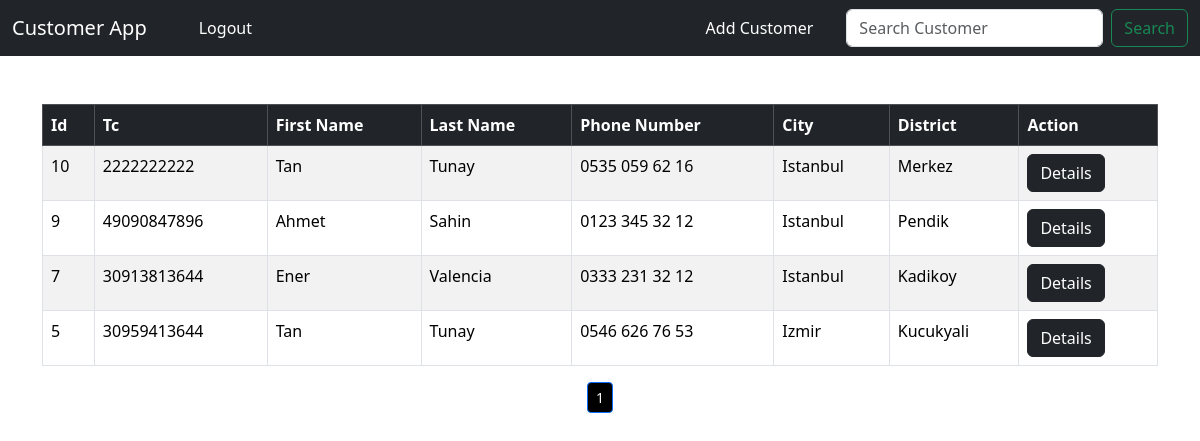
The app's page / (signed in), older data.
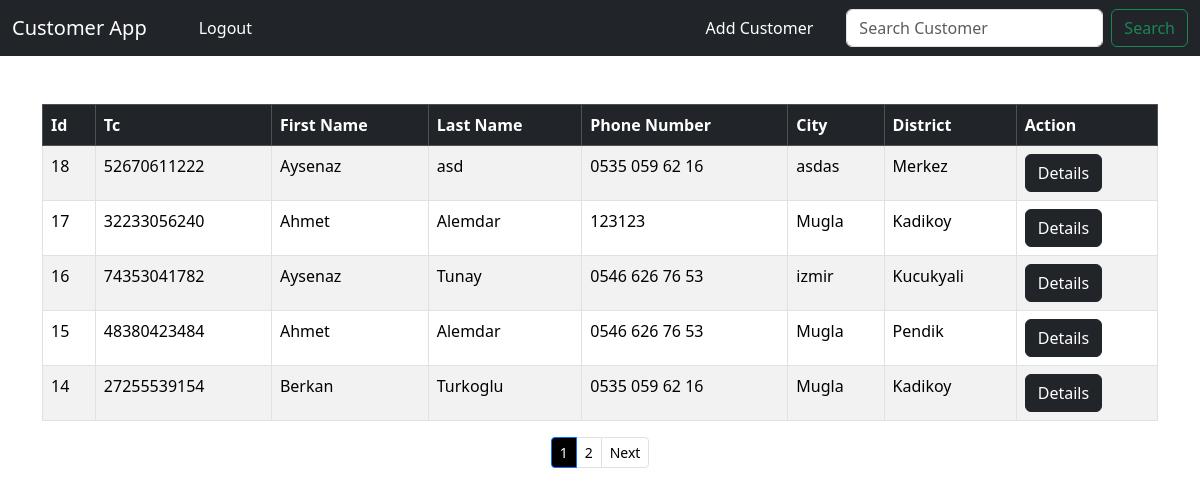
The same page, newer data.
### crm/models.py (models this page shows, shortened)
class Customer(models.Model):
    created_at = models.DateTimeField(auto_now_add=True)
    tc_no = models.IntegerField(editable=True, validators=[
        RegexValidator(r'^[1-9]{1}[0-9]{9}[02468]{1}$', message="Invalid Tc No ", code="invalid_number")], unique=True)
    first_name = models.CharField(max_length=50, editable=True)
    last_name =  models.CharField(max_length=50, editable=True)
    phone = models.CharField(max_length=15, editable=True)
    city =  models.CharField(max_length=50, editable=True)
    district =  models.CharField(max_length=50, editable=True)

### crm/views.py (the view)
# urls.py: path("", views.home, name="home"),
def home(request):
    if request.method == 'POST':
        username = request.POST['username']
        password = request.POST['password']
        user = authenticate(request, username=username, password=password)
        if user is not None:
            login(request, user)
            messages.success(request, "You have been logged in!")
            return redirect('home')
        else :
            messages.error(request, "There was an error! Please check your password or username!")
            return redirect('home')
    else :
        p = Paginator(Customer.objects.all().order_by('-created_at'), 5)
        page = request.GET.get('page')
        customers = p.get_page(page)
        return render(request, 'home.html', {'customers' : customers})

### crm/templates/home.html (shortened to what this page needs)
{% extends 'base.html' %}
{% block content %}
    {% if user.is_authenticated %}
        <table class="table table-striped table-hover table-bordered">
          <thead class="table-dark" >
            <tr >
              <th scope="col">Id</th>
              <th scope="col">Tc</th>
              <th scope="col">First Name</th>
              <th scope="col">Last Name</th>
              <th scope="col">Phone Number</th>
              <th scope="col">City</th>
              <th scope="col">District</th>
              <th scope="col">Action</th>
            </tr>
          </thead>
          <tbody>
              {% if customers %}
                {% for customer in customers %}
                    <tr>
                      <td>{{ customer.id }}</td>
                      <td>{{ customer.tc_no }}</td>
                      <td>{{ customer.first_name }}</td>
                      <td>{{ customer.last_name }}</td>
                      <td>{{ customer.phone }}</td>
                      <td>{{ customer.city }}</td>
                      <td>{{ customer.district }}</td>
                      <td><a href="{% url 'customer' customer.id %}" class="btn btn-dark">Details</a></td>
                    </tr>
                {% endfor %}
              {% endif %}
          </tbody>
        </table>
          <nav aria-label="Page navigation example">
            <ul class="pagination justify-content-center pagination-sm">
                <li class="page-item active">
                  <span class="page-link" style="color: white; background-color: black;">
                    {{ customers.number }}
                  </span>
                </li>
              {% if customers.has_next %}
              <li class="page-item"><a class="page-link" style="color: black;" href="?page={{ customers.next_page_number }}">{{ customers.next_page_number }}</a></li>
              <li class="page-item"><a class="page-link" style="color: black;" href="?page={{ customers.next_page_number }}">Next</a></li>
              {% endif %}
            </ul>
          </nav>
    {% endif %}
{% endblock content %}

### crm/templates/base.html (shortened to what this page needs)
<!doctype html>
<html lang="en">
  <head>
    <link href="https://cdn.jsdelivr.net/npm/bootstrap@5.3.1/dist/css/bootstrap.min.css" rel="stylesheet">
  </head>
  <body>
    {% include 'navbar.html' %}
    <div class="container">
      <div class="col-md-6 offset-md-3">
      <br/>
      </div>
      <br>
      {% block content %}
      {% endblock content %}
    </div>
  </body>
</html>

### crm/templates/navbar.html (shortened to what this page needs)
<nav class="navbar navbar-expand-lg navbar-dark bg-dark" >
  <div class="container-fluid">
    <a class="navbar-brand" href="{% url 'home' %}">Customer App</a>
    {% if user.is_authenticated %}
      <li class="nav-item">
        <a class="btn btn-dark" href="{% url 'logout' %}">Logout</a>
      </li>
    {% endif %}
    <div class="collapse navbar-collapse" id="navbarSupportedContent">
      {% if user.is_authenticated %}
        <ul class="navbar-nav ms-auto">
            <li class="nav-item">
              <a href="{% url 'add_customer' %}" class="btn btn-dark">Add Customer</a>
            </li>
        </ul>
        <form class="d-flex" method="POST"  action="{% url 'search_customer' %}">
          <input class="form-control me-2" type="search" placeholder="Search Customer" aria-label="Search"  style="margin-inline: 20px;" name="searched">
          <button class="btn btn-outline-success" type="submit">Search</button>
        </form>
      {% endif %}
    </div>
  </div>
</nav>

Row changes from the older to the newer data that the page shows:
no longer on this page (row unchanged): Customer: id "10", tc_no "2222222222", first_name "Tan", last_name "Tunay", phone "0535 059 62 16", city "Istanbul", district "Merkez"
no longer on this page (row unchanged): Customer: id "9", tc_no "49090847896", first_name "Ahmet", last_name "Sahin", phone "0123 345 32 12", city "Istanbul", district "Pendik"
no longer on this page (row unchanged): Customer: id "7", tc_no "30913813644", first_name "Ener", last_name "Valencia", phone "0333 231 32 12", city "Istanbul", district "Kadikoy"
no longer on this page (row unchanged): Customer: id "5", tc_no "30959413644", first_name "Tan", last_name "Tunay", phone "0546 626 76 53", city "Izmir", district "Kucukyali"
added Customer: id "18", tc_no "52670611222", first_name "Aysenaz", last_name "asd", phone "0535 059 62 16", city "asdas", district "Merkez"
added Customer: id "17", tc_no "32233056240", first_name "Ahmet", last_name "Alemdar", phone "123123", city "Mugla", district "Kadikoy"
added Customer: id "16", tc_no "74353041782", first_name "Aysenaz", last_name "Tunay", phone "0546 626 76 53", city "izmir", district "Kucukyali"
added Customer: id "15", tc_no "48380423484", first_name "Ahmet", last_name "Alemdar", phone "0546 626 76 53", city "Mugla", district "Pendik"
added Customer: id "14", tc_no "27255539154", first_name "Berkan", last_name "Turkoglu", phone "0535 059 62 16", city "Mugla", district "Kadikoy"
Text that changed along with them:
{{ customers.next_page_number }}: (not shown) → "2"
text now shown: "Next"
